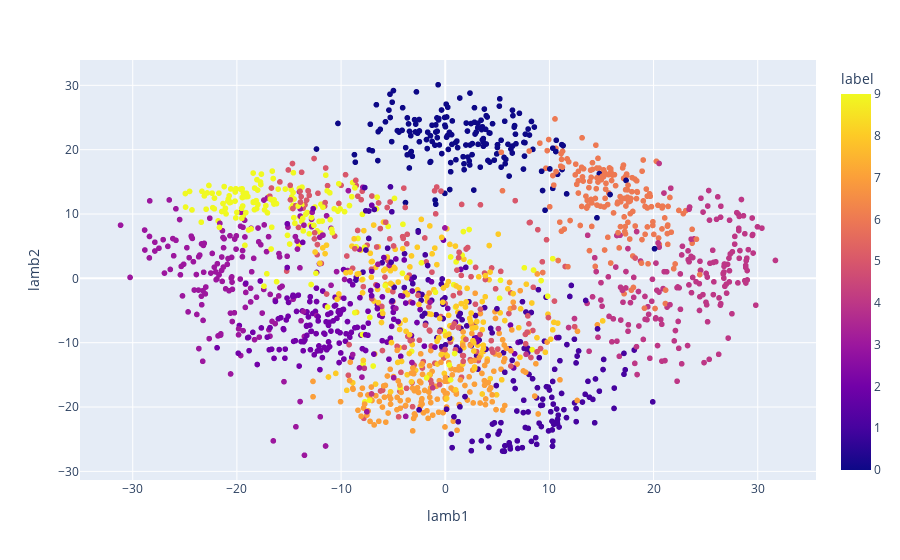

Notebook source saved alongside this figure:
### Markdown cell above
Then plot first two PCA components:

### Code cell
import plotly.express as px
pca = PCA(.2)
x_pca = pca.fit_transform(df.drop(columns=['label']).values)
df_pca = pd.DataFrame(np.hstack([x_pca,ds.target.reshape(-1,1)]),
                  columns=['lamb1','lamb2']+['label'])
px.scatter(df_pca,'lamb1','lamb2','label')

### Figure 1 — Plotly figure (JSON) as saved in the notebook; plotly's stock layout.template omitted (floating-point values rounded to 4 significant figures; data arrays with more than 128 entries replaced by an {"elided": "..."} marker saying what was removed)
{"data": [{"hovertemplate": "lamb1=%{x}<br>lamb2=%{y}<br>label=%{marker.color}<extra></extra>", "legendgroup": "", "marker": {"color": {"elided": "1797 int values"}, "coloraxis": "coloraxis", "symbol": "circle"}, "mode": "markers", "name": "", "showlegend": false, "type": "scattergl", "x": {"elided": "1797 float values"}, "xaxis": "x", "y": {"elided": "1797 float values"}, "yaxis": "y"}], "layout": {"coloraxis": {"colorbar": {"title": {"text": "label"}}, "colorscale": [[0, "#0d0887"], [0.1111, "#46039f"], [0.2222, "#7201a8"], [0.3333, "#9c179e"], [0.4444, "#bd3786"], [0.5556, "#d8576b"], [0.6667, "#ed7953"], [0.7778, "#fb9f3a"], [0.8889, "#fdca26"], [1, "#f0f921"]]}, "legend": {"tracegroupgap": 0}, "margin": {"t": 60}, "xaxis": {"anchor": "y", "domain": [0, 1], "title": {"text": "lamb1"}}, "yaxis": {"anchor": "x", "domain": [0, 1], "title": {"text": "lamb2"}}}}
